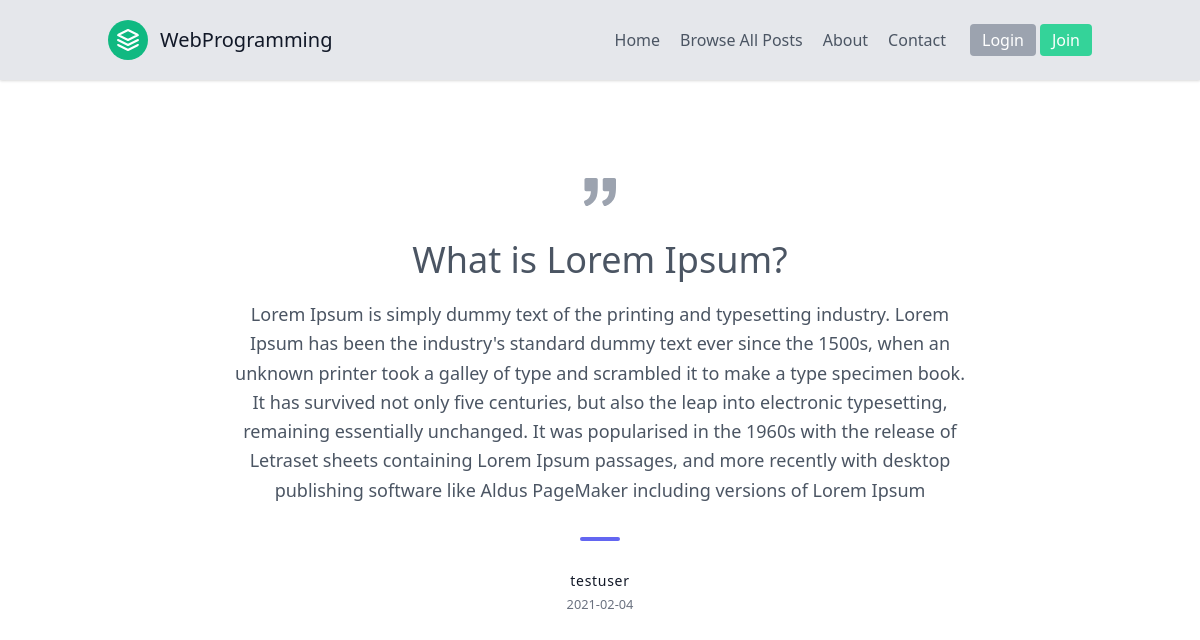
/post/6, run on the app's committed database.
### Blog/models.py (models this page shows, shortened)
class Post(db.Model):
    id = db.Column(db.Integer, primary_key=True)
    title = db.Column(db.String(100), nullable=False)
    date_posted = db.Column(db.DateTime, nullable=False, default=datetime.utcnow)
    category = db.Column(db.String(100), nullable=False)
    content = db.Column(db.Text, nullable=False)
    user_id = db.Column(db.Integer, db.ForeignKey('user.id'), nullable=False)

class User(db.Model, UserMixin):
    id = db.Column(db.Integer, primary_key=True)
    username = db.Column(db.String(20), unique=True, nullable=False)
    email = db.Column(db.String(120), unique=True, nullable=False)
    image_file = db.Column(db.String(20), nullable=False, default='default.jpg')
    password = db.Column(db.String(60), nullable=False)
    posts = db.relationship('Post', backref='author', lazy=True)

### Blog/routes.py (the view)
@app.route("/post/<int:post_id>")
def post(post_id):
    post = Post.query.get_or_404(post_id)
    return render_template('post.html', title=post.title, post=post)

### Blog/templates/post.html (shortened to what this page needs)
{% extends "layout.html" %}
{% block content %}
<section class="text-gray-600 body-font">
  <div class="container px-5 py-24 mx-auto">
    <div class="xl:w-1/2 lg:w-3/4 w-full mx-auto text-center">
      <h1 class="text-4xl mb-5"> {{ post.title }} </h1>
      <p class="leading-relaxed text-lg">{{ post.content }}</p>
      <span class="inline-block h-1 w-10 rounded bg-indigo-500 mt-8 mb-6"></span>
      <h2 class="text-gray-900 font-medium title-font tracking-wider text-sm">{{ post.author.username }}</h2>
      <small class="text-gray-500">{{ post.date_posted.strftime('%Y-%m-%d') }}</small>
    </div>
  </div>
</section>
{% endblock content %}

### data on the page
Post: title "What is Lorem Ipsum?", content "Lorem Ipsum is simply dummy text of the printing and typesetting industry. Lorem Ipsum has been the industry's standard dummy text ever since the 1500s, when an unknown printer took a galley of type and scrambled it to make a type specimen book. It has survived not only five centuries, but also the leap into electronic typesetting, remaining essentially unchanged. It was popularised in the 1960s with the release of Letraset sheets containing Lorem Ipsum passages, and more recently with desktop publishing software like Aldus PageMaker including versions of Lorem Ipsum", date_posted "2021-02-04"
User: author.username "testuser"
